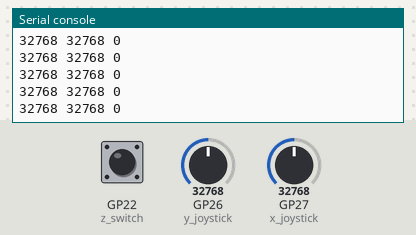
This program was run on a simulated Raspberry Pi Pico running MicroPython. Shown: the last lines printed to the serial console. The inputs (shaded band) are chosen by the test bench; at power-on: GP26 (y_joystick) = 32768, GP27 (x_joystick) = 32768, GP22 (z_switch) LOW (analog values on the 0–65535 scale).

Above: at 1.2 s.
1.3 s: GP26 (y_joystick) set to 45874
At 1.56 s:
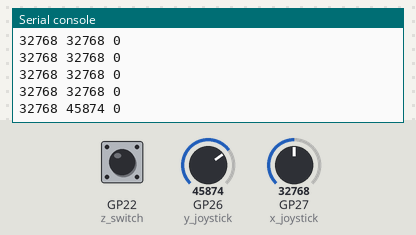
2.8 s: GP27 (x_joystick) set to 45874
At 2.96 s:
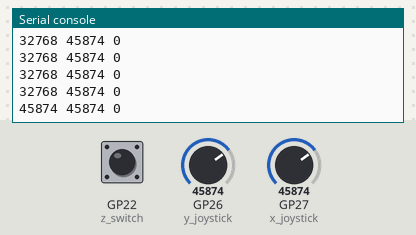
4.3 s: GP22 (z_switch) pulled HIGH for 0.25 s
At 4.56 s:
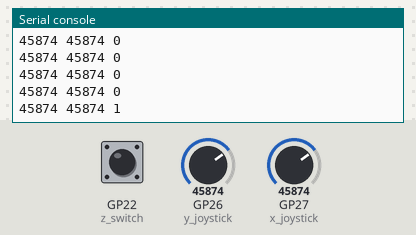
6.0 s: GP26 (y_joystick) set to 57670
At 6.16 s:
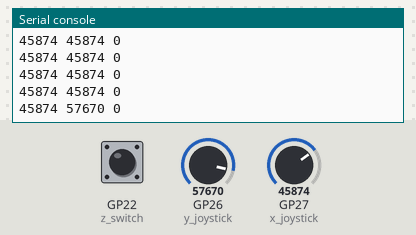
7.5 s: GP22 (z_switch) pulled HIGH for 1 s
At 7.77 s:
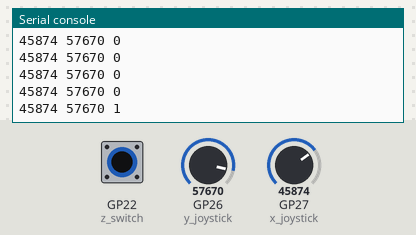
10.0 s: GP27 (x_joystick) set to 57670
At 10.17 s:
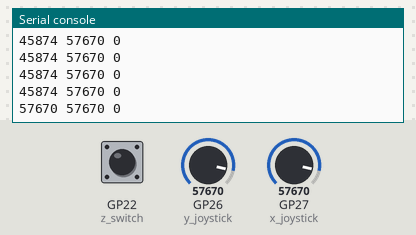
Timing chart, 0 to 12.5 s (numbered marks = the images above; inputs shaded):
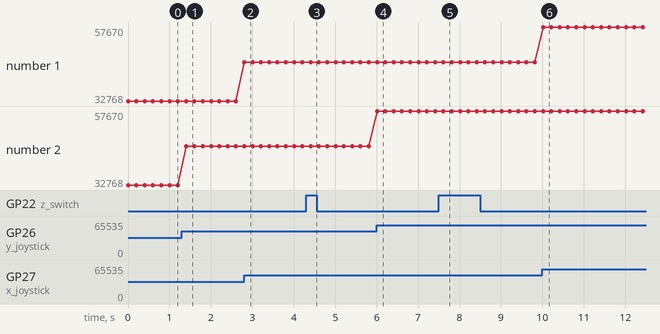

The program:

4.1_toggle_the_joystick.py
```python
import machine
import utime

x_joystick = machine.ADC(27)
y_joystick = machine.ADC(26)
z_switch = machine.Pin(22,machine.Pin.IN)

while True:
    x_value = x_joystick.read_u16()
    y_value = y_joystick.read_u16()
    z_value = z_switch.value()
    print(x_value,y_value,z_value)
    utime.sleep_ms(200)   
```

Measured:
- after the input at 1.3 s, the serial console: prints a new line after 0.10 s (image 1)
- after the input at 2.8 s, the serial console: prints a new line at once (image 2)
- after the input at 4.3 s, the serial console: prints a new line after 0.11 s (image 3)
- after the input at 6.0 s, the serial console: prints a new line at once (image 4)
- after the input at 7.5 s, the serial console: prints a new line after 0.11 s (image 5)
- after the input at 10.0 s, the serial console: prints a new line at once (image 6)
- plotted number 2: 32768 → 45874 after the input at 1.3 s, 45874 → 57670 after the input at 6.0 s
